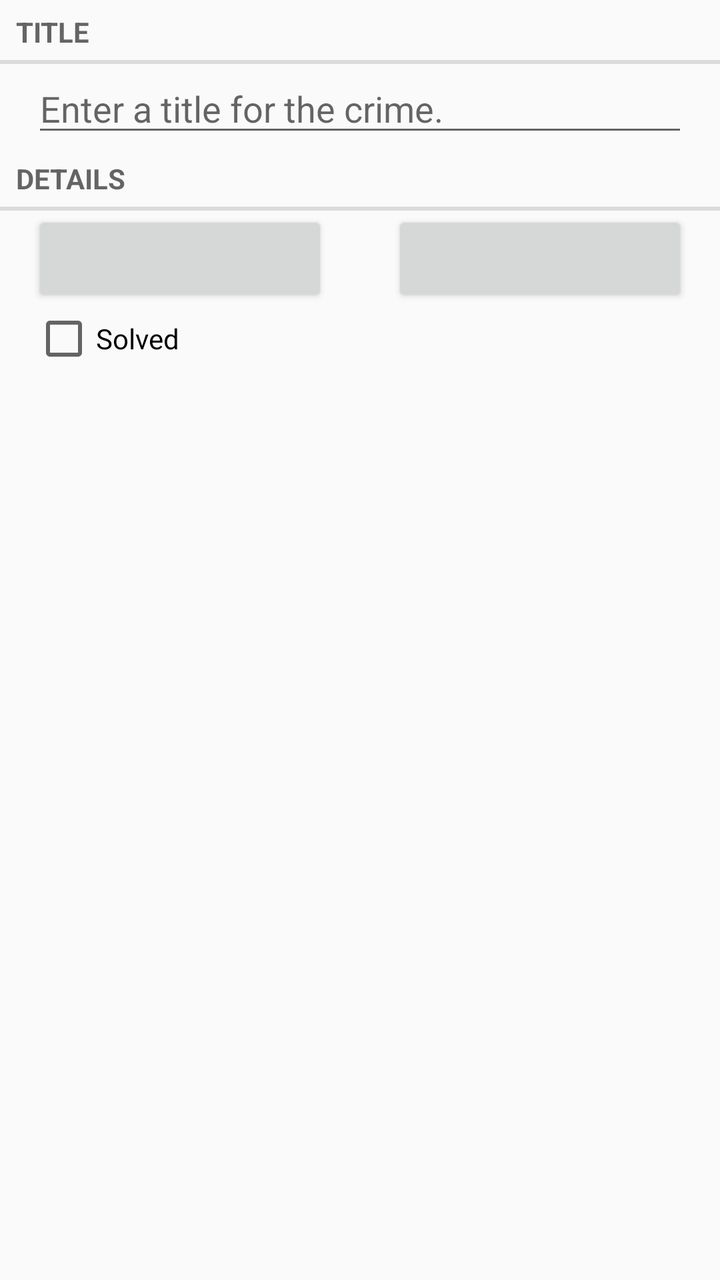
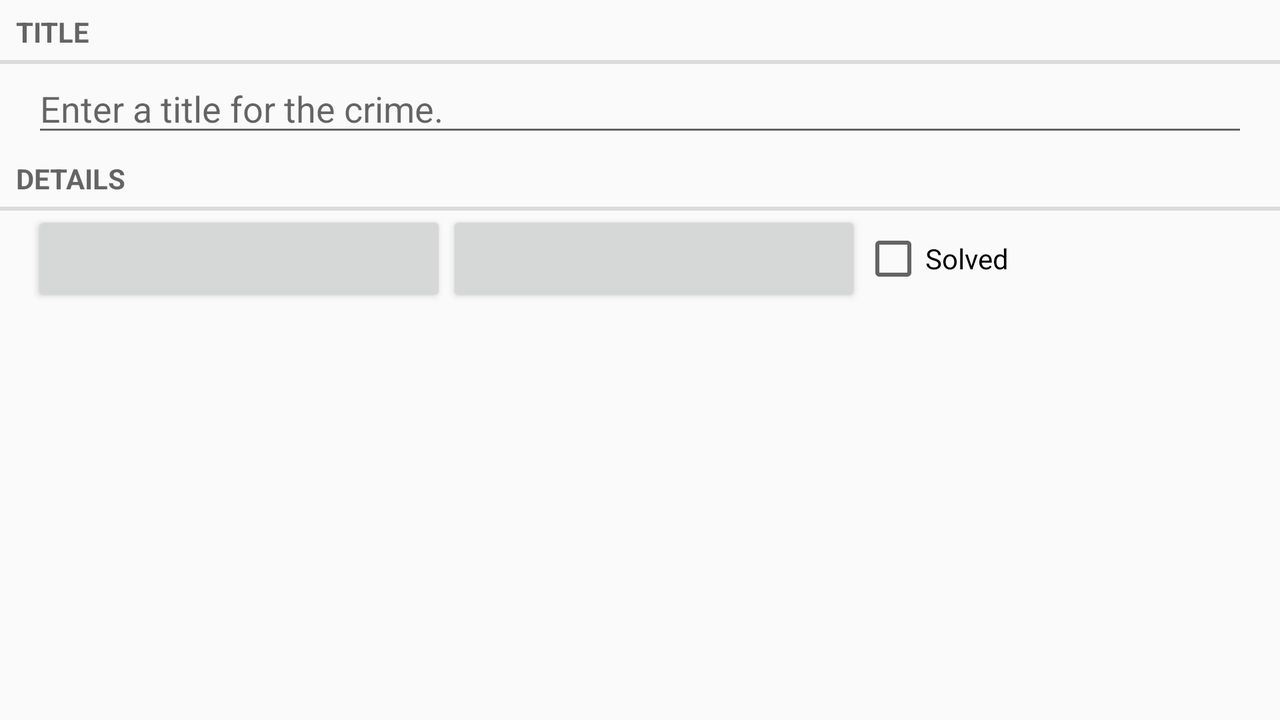

An Android layout and its configuration variant, each rendered on a device that would load it. The default file and the variant file are quoted in full after the pictures.
<!-- AndroidManifest.xml: application theme AppTheme -->
<!-- res/layout/fragment_crime.xml -->
<?xml version="1.0" encoding="utf-8"?>
<LinearLayout xmlns:android="http://schemas.android.com/apk/res/android"
              android:orientation="vertical"
              android:layout_width="match_parent"
              android:layout_height="match_parent">

    <TextView
        android:layout_width="match_parent"
        android:layout_height="wrap_content"
        android:text="@string/crime_title_label"
        style="?android:listSeparatorTextViewStyle"/>

    <EditText
        android:id="@+id/crime_title"
        android:layout_width="match_parent"
        android:layout_height="wrap_content"
        android:layout_marginLeft="16dp"
        android:layout_marginRight="16dp"
        android:hint="@string/crime_title_hint"/>

    <TextView
        android:layout_width="match_parent"
        android:layout_height="wrap_content"
        android:text="@string/crime_details_label"
        style="?android:listSeparatorTextViewStyle"/>

    <LinearLayout
        android:orientation="horizontal"
        android:layout_width="match_parent"
        android:layout_height="wrap_content">


    <Button
        android:id="@+id/crime_date"
        android:layout_width="wrap_content"
        android:layout_height="wrap_content"
        android:layout_marginLeft="16dp"
        android:layout_marginRight="16dp"
        android:layout_weight="1"
        />

    <Button
        android:id="@+id/crime_time"
        android:layout_width="wrap_content"
        android:layout_height="wrap_content"
        android:layout_marginLeft="16dp"
        android:layout_marginRight="16dp"
        android:layout_weight="1"/>

    </LinearLayout>

    <CheckBox
        android:id="@+id/crime_solved"
        android:layout_width="match_parent"
        android:layout_height="wrap_content"
        android:layout_marginLeft="16dp"
        android:layout_marginRight="16dp"
        android:text="@string/crime_solved_label"/>

</LinearLayout>
<!-- resources referenced by this layout -->
<resources>
  <string name="crime_details_label">Details</string>
  <string name="crime_solved_label">Solved</string>
  <string name="crime_title_hint">Enter a title for the crime.</string>
  <string name="crime_title_label">Title</string>
  <style name="AppTheme" parent="Theme.AppCompat.Light.DarkActionBar">
          <item name="colorPrimary">@color/colorPrimary</item>
          <item name="colorPrimaryDark">@color/colorPrimaryDark</item>
          <item name="colorAccent">@color/colorAccent</item>
      </style>
  <color name="colorPrimary">#160b47</color>
  <color name="colorPrimaryDark">#020410</color>
  <color name="colorAccent">#2929af</color>
</resources>
<!-- res/layout-land/fragment_crime.xml (the repository's variant of the layout above) -->
<!-- drawn on the phone turned sideways -->
<?xml version="1.0" encoding="utf-8"?>
<LinearLayout xmlns:android="http://schemas.android.com/apk/res/android"
              android:orientation="vertical"
              android:layout_width="match_parent"
              android:layout_height="match_parent">

    <TextView
        android:layout_width="match_parent"
        android:layout_height="wrap_content"
        android:text="@string/crime_title_label"
        style="?android:listSeparatorTextViewStyle"/>

    <EditText
        android:id="@+id/crime_title"
        android:layout_width="match_parent"
        android:layout_height="wrap_content"
        android:layout_marginLeft="16dp"
        android:layout_marginRight="16dp"
        android:hint="@string/crime_title_hint"/>

    <TextView
        android:layout_width="match_parent"
        android:layout_height="wrap_content"
        android:text="@string/crime_details_label"
        style="?android:listSeparatorTextViewStyle"/>

    <LinearLayout
        android:orientation="horizontal"
        android:layout_width="match_parent"
        android:layout_height="wrap_content"
        android:layout_marginLeft="16dp"
        android:layout_marginRight="16dp">

        <Button
            android:id="@+id/crime_date"
            android:layout_width="wrap_content"
            android:layout_height="wrap_content"
            android:layout_weight="1"/>

        <Button
            android:id="@+id/crime_time"
            android:layout_width="wrap_content"
            android:layout_height="wrap_content"
            android:layout_weight="1"/>

        <CheckBox
            android:id="@+id/crime_solved"
            android:layout_width="wrap_content"
            android:layout_height="wrap_content"
            android:text="@string/crime_solved_label"
            android:layout_weight="1"/>
    </LinearLayout>

</LinearLayout>
